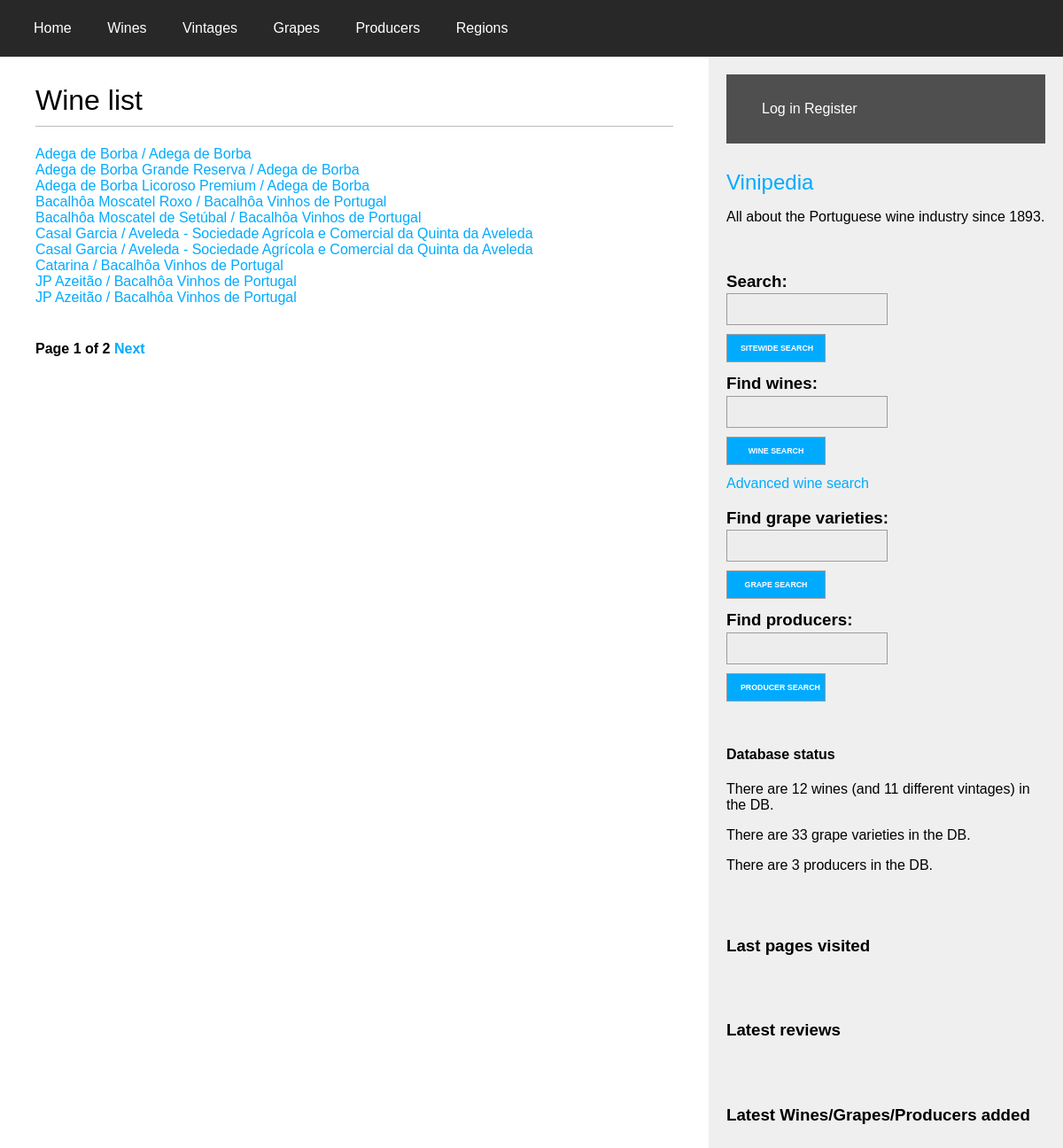
Screenshot of /wines/ with the database file from the repository.
### wines/models.py (models this page shows, shortened)
class Wine(models.Model):
    WINE_TYPE_CHOICES = (
        ('white', 'White'),
        ('red', 'Red'),
        ('rosé', 'Rosé'),
        ('sparkling', 'Sparkling'),
        ('port', 'Port'),
        ('madeira', 'Madeira'),
        ('moscatel', 'Moscatel'),
    )
    name = models.CharField(max_length=100)
    producer = models.ForeignKey(
        Producer,
        on_delete=models.RESTRICT,
        related_name='wines'
    )
    grape_varieties = models.ManyToManyField(Grape,
                                    through='WineGrape',
                                    through_fields=('wine', 'grape'))
    type = models.CharField(max_length=9, choices=WINE_TYPE_CHOICES)
    description = models.TextField(blank=True)
    image = models.ImageField(upload_to='wines/%Y/%m/%d/', null=True, blank=True)
    origin = models.ForeignKey(Region,
                               on_delete=models.RESTRICT,
                               related_name='local_wines')
    class Meta:
        unique_together = (('name', 'type', 'producer',),)
        ordering = ('name',)
    def get_absolute_url(self):
        return reverse('wines:wine_detail',
                       args=[self.id])

class Producer(models.Model):
    name = models.CharField(max_length=100, unique=True)
    short_name = models.CharField(max_length=50, unique=True, null=True)
    origin = models.ForeignKey(Region,
                               on_delete=models.RESTRICT,
                               related_name='local_producers')
    presence = models.ManyToManyField(Region,
                                      through='ProducerRegion',
                                      through_fields=('producer', 'region'))
    description = models.TextField(blank=True)
    image = models.ImageField(upload_to='producers/%Y/%m/%d/', null=True, blank=True)
    website = models.URLField(null=True, blank=True)
    email = models.EmailField(null=True, blank=True)
    class Meta:
        ordering = ('name',)
    def __str__(self):
        return self.name
    def get_absolute_url(self):
        return reverse('wines:producer_detail',
                       args=[self.id])

### wines/views.py (the view)
# urls.py: path('wines/', views.wine_list, name='wine_list'),
def wine_list(request):
    object_list = Wine.objects.all()
    paginator = Paginator(object_list, 10)
    wines = paginator_helper(request, paginator)
    return render(request,
                  'wines/wine/list.html',
                  {'wines': wines})

### wines/forms.py
class SearchForm(forms.Form):
    query = forms.CharField(max_length=100, label='')

### wines/templatetags/wine_tags.py (called while the page is built, shortened)
@register.simple_tag
def total_wines_registered():
    return Wine.objects.count()

@register.simple_tag
def total_vintages_registered():
    return Vintage.objects.count()

@register.simple_tag
def total_grapes_registered():
    return Grape.objects.count()

@register.simple_tag
def total_producers_registered():
    return Producer.objects.count()

@register.inclusion_tag('wines/search_bar.html')
def show_sitewide_search_form():
    search_form = SearchForm()
    return {"search_form": search_form}

@register.inclusion_tag('wines/wine/search_bar.html')
def show_wines_search_form():
    search_form = SearchForm()
    return {"search_form": search_form}

@register.inclusion_tag('wines/grape/search_bar.html')
def show_grapes_search_form():
    search_form = SearchForm()
    return {"search_form": search_form}

@register.inclusion_tag('wines/producer/search_bar.html')
def show_producers_search_form():
    search_form = SearchForm()
    return {"search_form": search_form}

@register.inclusion_tag('wines/last_visited_pages.html')
def show_last_visited_pages(request):
    last_visited = []
    pages = request.session.get("last_visited")
    return {"last_visited_pages": last_visited}

### wines/utils.py (called while the page is built)
def paginator_helper(request, paginator):
    page = request.GET.get('page')
    try:
        objects = paginator.page(page)
    except PageNotAnInteger:
        objects = paginator.page(1)
    except EmptyPage:
        objects = paginator.page(paginator.num_pages)
    return objects

### wines/templates/wines/wine/list.html (shortened to what this page needs)
{% extends "wines/base.html" %}
{% block content %}
<h1>Wine list</h1>
{% for wine in wines %}
<div>
  <a href="{{ wine.get_absolute_url }}">
    {{ wine.name }} /
  </a>
  <a href="{{ wine.producer.get_absolute_url }}">
    {{ wine.producer }}
  </a>
</div>
{% empty %}
<p>
  There are no wines in the DB yet.
</p>
{% endfor %}
{% if wines %}
    {% include "pagination.html" with page=wines %}
{% endif %}
{% endblock %}

### wines/static/css/wines.css (style rules this page uses)
body { margin:0; padding:0; font-family:helvetica, sans-serif; }
a { color:#00abff; text-decoration:none; }
h1 { font-weight:normal; border-bottom:1px solid #bbb; padding:0 0 10px 0; }
#sidebar input, #sidebar textarea { clear: both; float: left; margin: 0 0 10px; background: #ededed; border: 1px solid #a09b9b; padding: 6px 10px; font-size: 1.2rem; width: 10rem; }

### rows the page displays
Wine: name "Adega de Borba", producer "Adega de Borba"
Wine: name "Adega de Borba Grande Reserva", producer "Adega de Borba"
Wine: name "Adega de Borba Licoroso Premium", producer "Adega de Borba"
Wine: name "Bacalhôa Moscatel Roxo", producer "Bacalhôa Vinhos de Portugal"
Wine: name "Bacalhôa Moscatel de Setúbal", producer "Bacalhôa Vinhos de Portugal"
Wine: name "Casal Garcia", producer "Aveleda - Sociedade Agrícola e Comercial da Quinta da Aveleda"
Wine: name "Casal Garcia", producer "Aveleda - Sociedade Agrícola e Comercial da Quinta da Aveleda"
Wine: name "Catarina", producer "Bacalhôa Vinhos de Portugal"
Wine: name "JP Azeitão", producer "Bacalhôa Vinhos de Portugal"
Wine: name "JP Azeitão", producer "Bacalhôa Vinhos de Portugal"

### other values shown
{{ page.number }} "1"
{{ page.paginator.num_pages }} "2"
